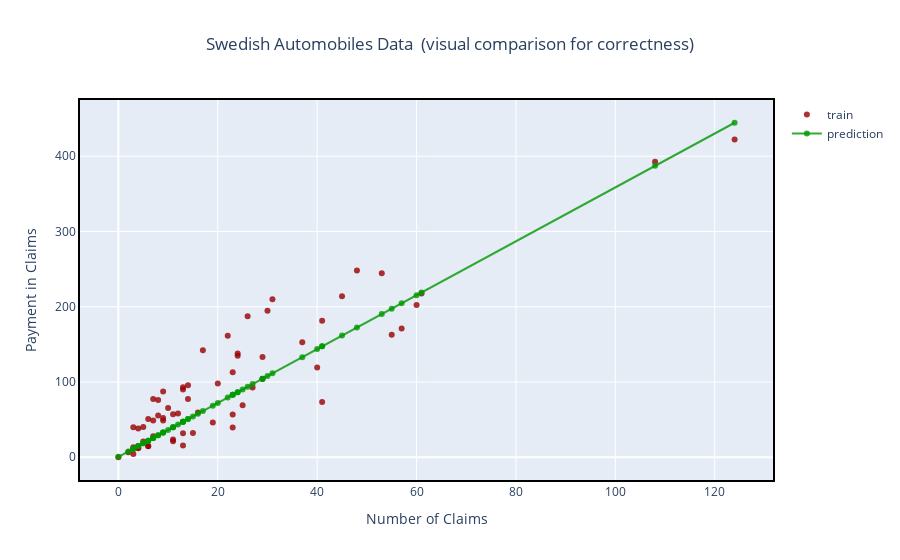

Notebook source saved alongside this figure:
### Code cell
import plotly.graph_objects as go
fig = go.Figure()

(b1, b0) = log[10]
y_hat = b0 + b1 * data['X']
fig.add_trace(go.Scatter(x=data['X'], y=data['Y'], name='train', mode='markers', marker_color='rgba(152, 0, 0, .8)'))
fig.add_trace(go.Scatter(x=data['X'], y=y_hat, name='prediction', mode='lines+markers', marker_color='rgba(0, 152, 0, .8)'))
fig.update_layout(title = f'Swedish Automobiles Data\n (visual comparison for correctness)',title_x=0.5, xaxis_title= "Number of Claims", yaxis_title="Payment in Claims")
fig.update_xaxes(showline=True, linewidth=2, linecolor='black', mirror=True)
fig.update_yaxes(showline=True, linewidth=2, linecolor='black', mirror=True)
fig.show()

### Figure 1 — Plotly figure (JSON) as saved in the notebook; plotly's stock layout.template omitted (floating-point values rounded to 4 significant figures)
{"data": [{"marker": {"color": "rgba(152, 0, 0, .8)"}, "mode": "markers", "name": "train", "type": "scatter", "x": [0, 2, 3, 3, 3, 4, 4, 4, 5, 5, 6, 6, 6, 7, 7, 7, 8, 8, 9, 9, 9, 10, 11, 11, 11, 12, 13, 13, 13, 13, 14, 14, 15, 16, 17, 19, 20, 22, 23, 23, 23, 24, 24, 25, 26, 27, 29, 29, 30, 31, 37, 40, 41, 41, 45, 48, 53, 55, 57, 60, 61, 108, 124], "y": [0, 6.6, 39.9, 13.2, 4.4, 38.1, 12.6, 11.8, 40.3, 20.9, 50.9, 14.6, 14.8, 27.9, 48.8, 77.5, 76.1, 55.6, 48.7, 87.4, 52.1, 65.3, 57.2, 21.3, 23.5, 58.1, 31.9, 15.7, 93, 89.9, 77.5, 95.5, 32.1, 59.6, 142.1, 46.2, 98.1, 161.5, 113, 39.6, 56.9, 137.9, 134.9, 69.2, 187.5, 92.6, 103.9, 133.3, 194.5, 209.8, 152.8, 119.4, 73.4, 181.3, 214, 248.1, 244.6, 162.8, 170.9, 202.4, 217.6, 392.5, 422.2]}, {"marker": {"color": "rgba(0, 152, 0, .8)"}, "mode": "lines+markers", "name": "prediction", "type": "scatter", "x": [0, 2, 3, 3, 3, 4, 4, 4, 5, 5, 6, 6, 6, 7, 7, 7, 8, 8, 9, 9, 9, 10, 11, 11, 11, 12, 13, 13, 13, 13, 14, 14, 15, 16, 17, 19, 20, 22, 23, 23, 23, 24, 24, 25, 26, 27, 29, 29, 30, 31, 37, 40, 41, 41, 45, 48, 53, 55, 57, 60, 61, 108, 124], "y": [0.5718, 7.731, 11.31, 11.31, 11.31, 14.89, 14.89, 14.89, 18.47, 18.47, 22.05, 22.05, 22.05, 25.63, 25.63, 25.63, 29.21, 29.21, 32.79, 32.79, 32.79, 36.37, 39.95, 39.95, 39.95, 43.53, 47.11, 47.11, 47.11, 47.11, 50.68, 50.68, 54.26, 57.84, 61.42, 68.58, 72.16, 79.32, 82.9, 82.9, 82.9, 86.48, 86.48, 90.06, 93.64, 97.22, 104.4, 104.4, 108.0, 111.5, 133.0, 143.8, 147.3, 147.3, 161.6, 172.4, 190.3, 197.4, 204.6, 215.3, 218.9, 387.2, 444.4]}], "layout": {"title": {"text": "Swedish Automobiles Data\n (visual comparison for correctness)", "x": 0.5}, "xaxis": {"linecolor": "black", "linewidth": 2, "mirror": true, "showline": true, "title": {"text": "Number of Claims"}}, "yaxis": {"linecolor": "black", "linewidth": 2, "mirror": true, "showline": true, "title": {"text": "Payment in Claims"}}}}
